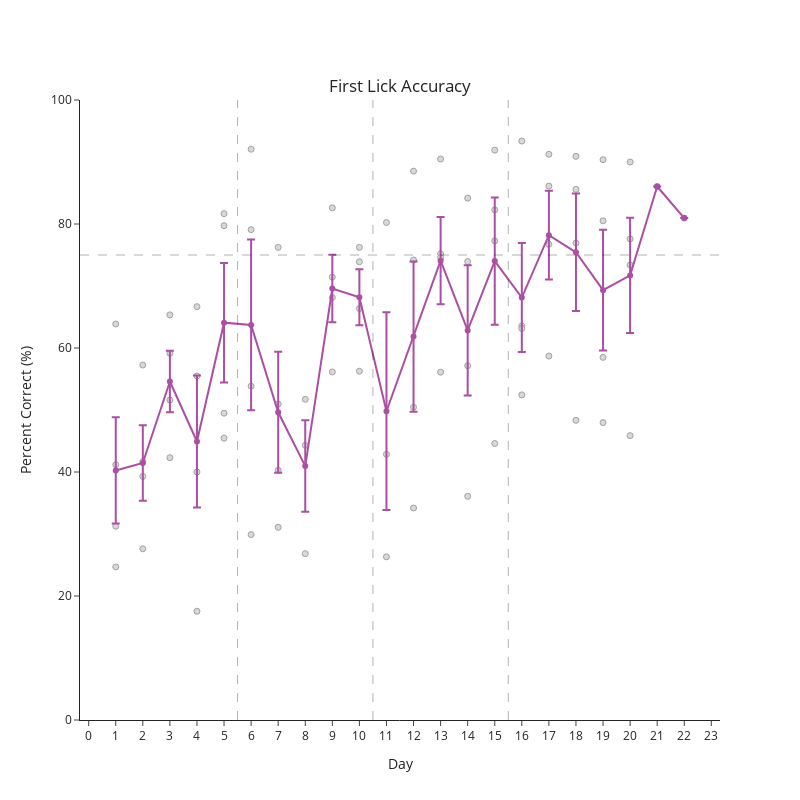

Write notebook code for a chart like this one.
### Code cell
## Plot first lick accuracy
fig = pf.plot_behavior_across_days(lick_accuracy, x_var = 'day', y_var = 'percent_correct', groupby_var = ['day'])
fig.update_layout(yaxis_title = 'Percent Correct (%)')
fig.update_layout(title = {'text': 'First Lick Accuracy',
                                   'xanchor': 'center',
                                   'y': 0.9,
                                   'x': 0.5})
fig.add_hline(y = 75, line_dash = 'dash', line_width = 1, line_color = 'black')
fig.update_layout(width = 800, height = 800)
fig.update_yaxes(range = [0, 100])
## Add dashed lines to represent transitions
transitions = [5, 10, 15]
for value in transitions:
    fig.add_vline(x = value + 0.5, line_dash = 'dash', line_width = 1, line_color = 'black')
fig.update_xaxes(dtick=1)
fig.show()

### Figure 1 — Plotly figure (JSON) as saved in the notebook; plotly's stock layout.template omitted (floating-point values rounded to 4 significant figures)
{"data": [{"marker": {"color": "rgb(179,179,179)", "line": {"width": 1}}, "mode": "markers", "opacity": 0.5, "type": "scatter", "x": [1, 2, 3, 4, 5, 6, 7, 8, 9, 10, 11, 12, 13, 14, 15, 16, 17, 18, 19, 20, 1, 2, 3, 4, 5, 6, 7, 8, 9, 10, 11, 12, 13, 14, 15, 16, 17, 18, 19, 20, 1, 2, 3, 4, 5, 6, 7, 8, 9, 10, 11, 12, 13, 14, 15, 16, 17, 18, 19, 20, 1, 2, 3, 4, 5, 6, 7, 8, 9, 10, 11, 12, 13, 14, 15, 16, 17, 18, 19, 20, 21, 22], "y": [41.18, 39.29, 42.31, 40, 49.48, 53.85, 31.08, 26.83, 68.14, 66.36, 26.32, 34.19, 56.1, 36.08, 77.27, 63.57, 76.72, 76.92, 47.97, 45.86, 31.25, 41.67, 65.35, 17.54, 45.45, 79.09, 76.23, 44.3, 56.14, 56.25, 80.23, 74.19, 75.19, 84.17, 91.91, 93.38, 91.25, 85.59, 80.51, 73.39, 24.69, 57.25, 59.14, 55.47, 81.67, 29.91, 50.94, 51.72, 71.43, 76.23, 42.86, 88.52, 74.58, 73.94, 82.28, 63.16, 86.11, 90.91, 90.37, 90, 63.87, 27.61, 51.61, 66.67, 79.73, 92.06, 40.28, null, 82.61, 73.91, null, 50.43, 90.48, 57.14, 44.59, 52.44, 58.7, 48.33, 58.49, 77.59, 86.05, 80.95]}, {"error_y": {"array": [8.573, 6.096, 4.968, 10.64, 9.636, 13.79, 9.75, 7.379, 5.446, 4.503, 15.95, 12.11, 7.034, 10.52, 10.27, 8.801, 7.162, 9.483, 9.753, 9.309, null, null], "type": "data"}, "line": {"color": "rgb(172,78,163)"}, "mode": "lines+markers", "type": "scatter", "x": [1, 2, 3, 4, 5, 6, 7, 8, 9, 10, 11, 12, 13, 14, 15, 16, 17, 18, 19, 20, 21, 22], "y": [40.25, 41.45, 54.6, 44.92, 64.08, 63.73, 49.63, 40.95, 69.58, 68.19, 49.8, 61.84, 74.09, 62.84, 74.01, 68.14, 78.2, 75.44, 69.33, 71.71, 86.05, 80.95]}], "layout": {"height": 800, "shapes": [{"line": {"color": "black", "dash": "dash", "width": 1}, "type": "line", "x0": 0, "x1": 1, "xref": "x domain", "y0": 75, "y1": 75, "yref": "y"}, {"line": {"color": "black", "dash": "dash", "width": 1}, "type": "line", "x0": 5.5, "x1": 5.5, "xref": "x", "y0": 0, "y1": 1, "yref": "y domain"}, {"line": {"color": "black", "dash": "dash", "width": 1}, "type": "line", "x0": 10.5, "x1": 10.5, "xref": "x", "y0": 0, "y1": 1, "yref": "y domain"}, {"line": {"color": "black", "dash": "dash", "width": 1}, "type": "line", "x0": 15.5, "x1": 15.5, "xref": "x", "y0": 0, "y1": 1, "yref": "y domain"}], "showlegend": false, "title": {"text": "First Lick Accuracy", "x": 0.5, "xanchor": "center", "y": 0.9}, "width": 800, "xaxis": {"dtick": 1, "title": {"text": "Day"}}, "yaxis": {"range": [0, 100], "title": {"text": "Percent Correct (%)"}}}}
